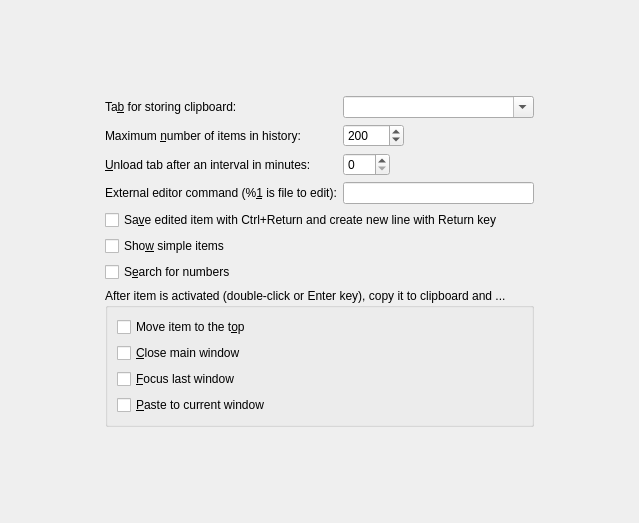
<?xml version="1.0" encoding="UTF-8"?>
<ui version="4.0">
 <class>ConfigTabHistory</class>
 <widget class="QScrollArea" name="ConfigTabHistory">
  <property name="geometry">
   <rect>
    <x>0</x>
    <y>0</y>
    <width>639</width>
    <height>523</height>
   </rect>
  </property>
  <property name="frameShape">
   <enum>QFrame::NoFrame</enum>
  </property>
  <property name="widgetResizable">
   <bool>true</bool>
  </property>
  <widget class="QWidget" name="scrollAreaWidgetContents_2">
   <property name="geometry">
    <rect>
     <x>0</x>
     <y>0</y>
     <width>639</width>
     <height>523</height>
    </rect>
   </property>
   <layout class="QHBoxLayout" name="horizontalLayout_16">
    <item>
     <spacer name="horizontalSpacer_14">
      <property name="orientation">
       <enum>Qt::Horizontal</enum>
      </property>
      <property name="sizeHint" stdset="0">
       <size>
        <width>40</width>
        <height>20</height>
       </size>
      </property>
     </spacer>
    </item>
    <item>
     <layout class="QVBoxLayout" name="verticalLayout_11">
      <item>
       <spacer name="verticalSpacer_5">
        <property name="orientation">
         <enum>Qt::Vertical</enum>
        </property>
        <property name="sizeHint" stdset="0">
         <size>
          <width>20</width>
          <height>40</height>
         </size>
        </property>
       </spacer>
      </item>
      <item>
       <layout class="QFormLayout" name="formLayout_2">
        <property name="fieldGrowthPolicy">
         <enum>QFormLayout::AllNonFixedFieldsGrow</enum>
        </property>
        <item row="1" column="0">
         <widget class="QLabel" name="label_4">
          <property name="text">
           <string>Maximum &amp;number of items in history:</string>
          </property>
          <property name="buddy">
           <cstring>spinBoxItems</cstring>
          </property>
         </widget>
        </item>
        <item row="1" column="1">
         <layout class="QHBoxLayout" name="horizontalLayout_7">
          <item>
           <widget class="QSpinBox" name="spinBoxItems">
            <property name="toolTip">
             <string>Maximum number of items in each tab</string>
            </property>
            <property name="maximum">
             <number>10000</number>
            </property>
            <property name="value">
             <number>200</number>
            </property>
           </widget>
          </item>
          <item>
           <spacer name="horizontalSpacer_4">
            <property name="orientation">
             <enum>Qt::Horizontal</enum>
            </property>
            <property name="sizeHint" stdset="0">
             <size>
              <width>40</width>
              <height>20</height>
             </size>
            </property>
           </spacer>
          </item>
         </layout>
        </item>
        <item row="2" column="0">
         <widget class="QLabel" name="label_3">
          <property name="text">
           <string>&amp;Unload tab after an interval in minutes:</string>
          </property>
          <property name="buddy">
           <cstring>spinBoxExpireTab</cstring>
          </property>
         </widget>
        </item>
        <item row="2" column="1">
         <layout class="QHBoxLayout" name="horizontalLayout_2">
          <item>
           <widget class="QSpinBox" name="spinBoxExpireTab">
            <property name="toolTip">
             <string>Unload each tab from memory after specified number of minutes of inactivity.

Set to 0 not to unload tabs.</string>
            </property>
            <property name="maximum">
             <number>480</number>
            </property>
           </widget>
          </item>
          <item>
           <spacer name="horizontalSpacer">
            <property name="orientation">
             <enum>Qt::Horizontal</enum>
            </property>
            <property name="sizeHint" stdset="0">
             <size>
              <width>40</width>
              <height>20</height>
             </size>
            </property>
           </spacer>
          </item>
         </layout>
        </item>
        <item row="3" column="0">
         <widget class="QLabel" name="label_6">
          <property name="text">
           <string>External editor command (%&amp;1 is file to edit):</string>
          </property>
          <property name="buddy">
           <cstring>lineEditEditor</cstring>
          </property>
         </widget>
        </item>
        <item row="3" column="1">
         <widget class="QLineEdit" name="lineEditEditor">
          <property name="toolTip">
           <string>External editor command (%1 is file to edit).
  Examples:
    gedit %1
    notepad %1
    gvim -f %1
    xterm -e vim %1</string>
          </property>
          <property name="text">
           <string/>
          </property>
         </widget>
        </item>
        <item row="0" column="0">
         <widget class="QLabel" name="label_2">
          <property name="text">
           <string>Ta&amp;b for storing clipboard:</string>
          </property>
          <property name="buddy">
           <cstring>comboBoxClipboardTab</cstring>
          </property>
         </widget>
        </item>
        <item row="0" column="1">
         <widget class="QComboBox" name="comboBoxClipboardTab">
          <property name="toolTip">
           <string>Name of tab that will automatically store new clipboard content.

Leave empty to disable automatic storing.</string>
          </property>
          <property name="editable">
           <bool>true</bool>
          </property>
         </widget>
        </item>
       </layout>
      </item>
      <item>
       <widget class="QCheckBox" name="checkBoxEditCtrlReturn">
        <property name="toolTip">
         <string>Leave unchecked for Return key to save edited item and Ctrl+Return create new line.

Note: Edited items can be saved with F2 disregarding this option.</string>
        </property>
        <property name="text">
         <string>Sa&amp;ve edited item with Ctrl+Return and create new line with Return key</string>
        </property>
       </widget>
      </item>
      <item>
       <widget class="QCheckBox" name="checkBoxShowSimpleItems">
        <property name="toolTip">
         <string>Show single line description of each item.

Use Item Preview to display whole items.</string>
        </property>
        <property name="text">
         <string>Sho&amp;w simple items</string>
        </property>
       </widget>
      </item>
      <item>
       <widget class="QCheckBox" name="checkBoxNumberSearch">
        <property name="toolTip">
         <string>Enable searching for numbers, otherwise pressing a digit key activates item on that position</string>
        </property>
        <property name="text">
         <string>S&amp;earch for numbers</string>
        </property>
       </widget>
      </item>
      <item>
       <widget class="QGroupBox" name="groupBox_3">
        <property name="title">
         <string>After item is activated (double-click or Enter key), copy it to clipboard and ...</string>
        </property>
        <layout class="QVBoxLayout" name="verticalLayout_8">
         <item>
          <widget class="QCheckBox" name="checkBoxMove">
           <property name="toolTip">
            <string>Move item to the top of the list after it is activated</string>
           </property>
           <property name="text">
            <string>Move item to the t&amp;op</string>
           </property>
          </widget>
         </item>
         <item>
          <widget class="QCheckBox" name="checkBoxActivateCloses">
           <property name="toolTip">
            <string>Close main window after item is activated</string>
           </property>
           <property name="text">
            <string>&amp;Close main window</string>
           </property>
          </widget>
         </item>
         <item>
          <widget class="QCheckBox" name="checkBoxActivateFocuses">
           <property name="toolTip">
            <string>Focus last window after item is activated</string>
           </property>
           <property name="text">
            <string>&amp;Focus last window</string>
           </property>
          </widget>
         </item>
         <item>
          <widget class="QCheckBox" name="checkBoxActivatePastes">
           <property name="toolTip">
            <string>Paste to current window after item is activated</string>
           </property>
           <property name="text">
            <string>&amp;Paste to current window</string>
           </property>
          </widget>
         </item>
        </layout>
       </widget>
      </item>
      <item>
       <spacer name="verticalSpacer_6">
        <property name="orientation">
         <enum>Qt::Vertical</enum>
        </property>
        <property name="sizeHint" stdset="0">
         <size>
          <width>20</width>
          <height>40</height>
         </size>
        </property>
       </spacer>
      </item>
     </layout>
    </item>
    <item>
     <spacer name="horizontalSpacer_5">
      <property name="orientation">
       <enum>Qt::Horizontal</enum>
      </property>
      <property name="sizeHint" stdset="0">
       <size>
        <width>40</width>
        <height>20</height>
       </size>
      </property>
     </spacer>
    </item>
   </layout>
  </widget>
 </widget>
 <tabstops>
  <tabstop>comboBoxClipboardTab</tabstop>
  <tabstop>spinBoxItems</tabstop>
  <tabstop>spinBoxExpireTab</tabstop>
  <tabstop>lineEditEditor</tabstop>
  <tabstop>checkBoxEditCtrlReturn</tabstop>
  <tabstop>checkBoxShowSimpleItems</tabstop>
  <tabstop>checkBoxNumberSearch</tabstop>
  <tabstop>checkBoxMove</tabstop>
  <tabstop>checkBoxActivateCloses</tabstop>
  <tabstop>checkBoxActivateFocuses</tabstop>
  <tabstop>checkBoxActivatePastes</tabstop>
 </tabstops>
 <resources/>
 <connections/>
</ui>
